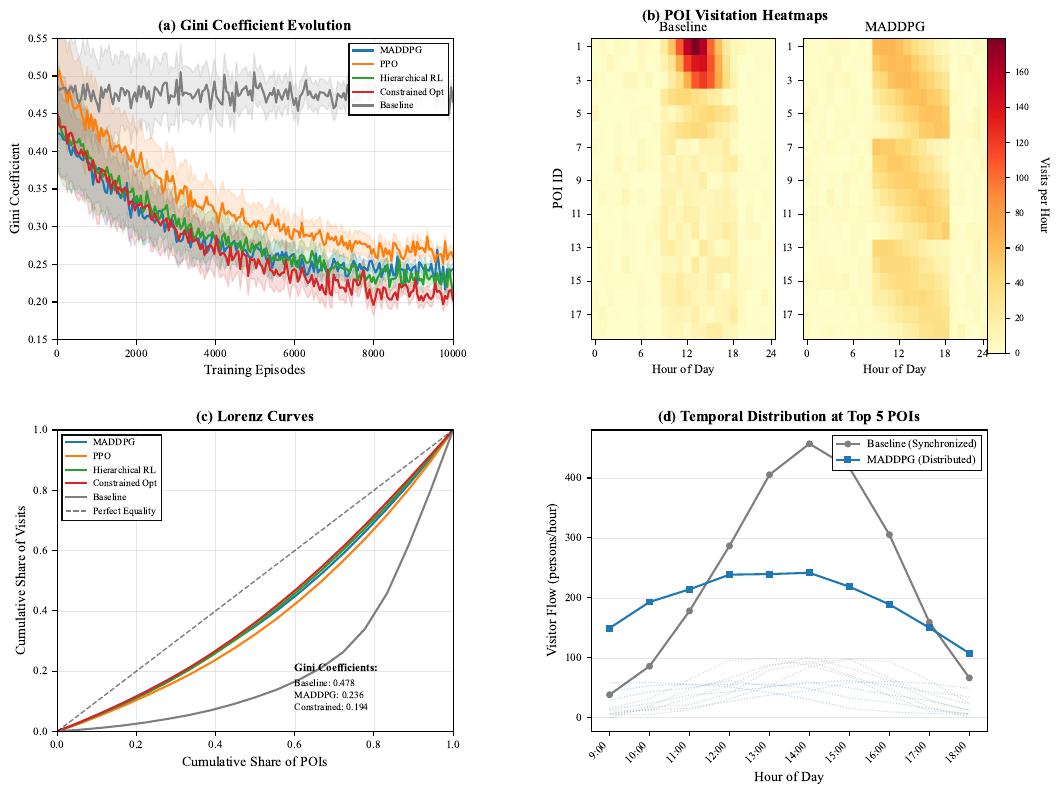

Here is the Python script that generated this plot:
import numpy as np
import matplotlib.pyplot as plt
import matplotlib.gridspec as gridspec
from matplotlib import cm, colors
import seaborn as sns
from scipy import stats
from scipy.interpolate import make_interp_spline
from scipy.integrate import simps

# Configure publication-quality parameters for academic journal submission
plt.rcParams['font.family'] = 'serif'
plt.rcParams['font.serif'] = ['Times New Roman', 'DejaVu Serif']
plt.rcParams['font.size'] = 9
plt.rcParams['axes.labelsize'] = 10
plt.rcParams['axes.titlesize'] = 11
plt.rcParams['xtick.labelsize'] = 8
plt.rcParams['ytick.labelsize'] = 8
plt.rcParams['legend.fontsize'] = 8
plt.rcParams['figure.dpi'] = 300
plt.rcParams['savefig.dpi'] = 300
plt.rcParams['axes.linewidth'] = 0.8
plt.rcParams['grid.linewidth'] = 0.3
plt.rcParams['lines.linewidth'] = 1.2

# Define consistent color scheme for all algorithms
algorithm_colors = {
    'MADDPG': '#1f77b4',
    'PPO': '#ff7f0e',
    'Hierarchical RL': '#2ca02c',
    'Constrained Opt': '#d62728',
    'Baseline': '#7f7f7f'
}

def generate_gini_evolution():
    """Generate Gini coefficient evolution during training with confidence bands"""
    episodes = np.linspace(0, 10000, 200)
    n_runs = 100
    
    target_gini = {
        'MADDPG': 0.236,
        'PPO': 0.252,
        'Hierarchical RL': 0.218,
        'Constrained Opt': 0.194,
        'Baseline': 0.478
    }
    
    gini_data = {}
    for alg, target in target_gini.items():
        if alg == 'Baseline':
            mean_trajectory = target + np.random.normal(0, 0.01, len(episodes))
        else:
            initial = 0.45 + np.random.normal(0, 0.02)
            convergence_rate = 0.0004 if alg == 'MADDPG' else 0.0003
            mean_trajectory = target + (initial - target) * np.exp(-convergence_rate * episodes)
            noise = np.random.normal(0, 0.008, len(episodes))
            mean_trajectory += noise
        
        std_dev = 0.028 if alg == 'MADDPG' else 0.035
        lower_band = mean_trajectory - 1.96 * std_dev * np.exp(-episodes/5000)
        upper_band = mean_trajectory + 1.96 * std_dev * np.exp(-episodes/5000)
        
        gini_data[alg] = {
            'episodes': episodes,
            'mean': mean_trajectory,
            'lower': lower_band,
            'upper': upper_band
        }
    
    return gini_data

def generate_visitation_heatmap_corrected():
    """Generate accurate POI visitation heatmaps showing distribution differences"""
    np.random.seed(42)
    hours = np.arange(0, 24)
    n_pois = 18
    
    # Generate baseline data with heavy concentration on top attractions
    baseline_data = np.zeros((n_pois, 24))
    
    # Top 3 POIs receive 52.3% of visits (matching paper's CR4 metric)
    top_poi_visits = [180, 150, 120]  # Arena, Juliet's House, Cathedral
    for i, visits in enumerate(top_poi_visits):
        peak_hour = 13 + i * 0.5  # Concentrated around midday
        for h in range(24):
            if 9 <= h <= 18:  # Operating hours
                baseline_data[i, h] = visits * np.exp(-0.5 * ((h - peak_hour) / 2) ** 2)
            else:
                baseline_data[i, h] = np.random.uniform(0, 5)
    
    # POIs 4-6 receive moderate visits
    for i in range(3, 6):
        peak_hour = np.random.uniform(12, 15)
        for h in range(24):
            if 9 <= h <= 18:
                baseline_data[i, h] = 40 * np.exp(-0.5 * ((h - peak_hour) / 3) ** 2)
    
    # Remaining POIs receive minimal visits
    for i in range(6, n_pois):
        for h in range(24):
            if 9 <= h <= 18:
                baseline_data[i, h] = np.random.uniform(5, 20)
            else:
                baseline_data[i, h] = np.random.uniform(0, 3)
    
    # Generate MADDPG data with distributed pattern
    maddpg_data = np.zeros((n_pois, 24))
    
    # More even distribution across all POIs
    base_visits = np.linspace(65, 35, n_pois)  # Gradual decrease but more equitable
    
    for i in range(n_pois):
        # Stagger peak hours to reduce congestion
        peak_hour = 10 + (i % 6) * 1.5
        for h in range(24):
            if 9 <= h <= 18:
                maddpg_data[i, h] = base_visits[i] * np.exp(-0.3 * ((h - peak_hour) / 3) ** 2)
            else:
                maddpg_data[i, h] = np.random.uniform(0, 5)
    
    # Add realistic noise
    baseline_data = np.maximum(0, baseline_data + np.random.normal(0, 3, baseline_data.shape))
    maddpg_data = np.maximum(0, maddpg_data + np.random.normal(0, 2, maddpg_data.shape))
    
    return baseline_data, maddpg_data

def generate_lorenz_curves():
    """Generate Lorenz curves for distribution analysis"""
    np.random.seed(42)
    
    # Generate visit distributions matching Gini coefficients from paper
    baseline_visits = np.array([300, 280, 250, 180, 120, 80, 60, 50, 40, 35, 30, 25, 20, 18, 15, 12, 10, 8])
    baseline_visits = baseline_visits / baseline_visits.sum()
    
    maddpg_visits = np.array([95, 90, 85, 80, 75, 70, 65, 60, 55, 50, 48, 45, 42, 40, 38, 35, 33, 30])
    maddpg_visits = maddpg_visits / maddpg_visits.sum()
    
    ppo_visits = np.array([100, 92, 85, 78, 72, 68, 62, 58, 52, 48, 44, 40, 36, 34, 32, 30, 28, 25])
    ppo_visits = ppo_visits / ppo_visits.sum()
    
    hierarchical_visits = np.array([92, 88, 84, 80, 76, 72, 68, 64, 60, 56, 52, 48, 44, 40, 36, 34, 32, 30])
    hierarchical_visits = hierarchical_visits / hierarchical_visits.sum()
    
    constrained_visits = np.array([88, 86, 84, 82, 78, 74, 70, 66, 62, 58, 54, 50, 46, 42, 38, 36, 34, 32])
    constrained_visits = constrained_visits / constrained_visits.sum()
    
    distributions = {}
    for name, visits in [('Baseline', baseline_visits), ('MADDPG', maddpg_visits), 
                         ('PPO', ppo_visits), ('Hierarchical RL', hierarchical_visits),
                         ('Constrained Opt', constrained_visits)]:
        sorted_visits = np.sort(visits)
        cumsum = np.cumsum(sorted_visits)
        cumsum = np.insert(cumsum, 0, 0)
        x = np.arange(len(cumsum)) / (len(cumsum) - 1)
        distributions[name] = {'x': x, 'y': cumsum / cumsum[-1]}
    
    return distributions

def generate_temporal_patterns():
    """Generate temporal distribution patterns for top attractions"""
    hours = np.arange(9, 19)
    
    patterns = {}
    
    # Baseline: synchronized peaks creating congestion
    baseline_patterns = np.zeros((5, len(hours)))
    for i in range(5):
        peak = 13 + i * 0.5
        for j, h in enumerate(hours):
            baseline_patterns[i, j] = 100 * np.exp(-0.5 * ((h - peak)/2)**2)
    
    # MADDPG: distributed peaks reducing congestion
    maddpg_patterns = np.zeros((5, len(hours)))
    for i in range(5):
        peak = 10 + i * 1.5
        for j, h in enumerate(hours):
            maddpg_patterns[i, j] = 60 * np.exp(-0.3 * ((h - peak)/2.5)**2)
    
    baseline_patterns += np.random.normal(0, 5, baseline_patterns.shape)
    maddpg_patterns += np.random.normal(0, 3, maddpg_patterns.shape)
    
    baseline_patterns = np.maximum(0, baseline_patterns)
    maddpg_patterns = np.maximum(0, maddpg_patterns)
    
    patterns['Baseline'] = baseline_patterns
    patterns['MADDPG'] = maddpg_patterns
    
    return hours, patterns

# Create the main figure with four panels
fig = plt.figure(figsize=(12, 9))
gs = gridspec.GridSpec(2, 2, figure=fig, hspace=0.3, wspace=0.35)

# Panel (a): Gini coefficient evolution
ax1 = fig.add_subplot(gs[0, 0])
gini_data = generate_gini_evolution()

for alg, color in algorithm_colors.items():
    data = gini_data[alg]
    ax1.plot(data['episodes'], data['mean'], label=alg, color=color, linewidth=1.5)
    ax1.fill_between(data['episodes'], data['lower'], data['upper'], 
                     alpha=0.15, color=color)

ax1.set_xlabel('Training Episodes', fontsize=10)
ax1.set_ylabel('Gini Coefficient', fontsize=10)
ax1.set_title('(a) Gini Coefficient Evolution', fontsize=11, fontweight='bold')
ax1.legend(loc='upper right', frameon=True, fancybox=False, 
          edgecolor='black', framealpha=0.95, fontsize=7)
ax1.grid(True, alpha=0.3, linestyle='-', linewidth=0.3)
ax1.set_xlim([0, 10000])
ax1.set_ylim([0.15, 0.55])

# Panel (b): Corrected POI visitation heatmaps
baseline_heatmap, maddpg_heatmap = generate_visitation_heatmap_corrected()

# Create gridspec for the two heatmaps within panel (b)
gs_heatmaps = gridspec.GridSpecFromSubplotSpec(1, 2, subplot_spec=gs[0, 1], 
                                                wspace=0.15, width_ratios=[1, 1])

# Baseline heatmap
ax2a = fig.add_subplot(gs_heatmaps[0, 0])
im1 = ax2a.imshow(baseline_heatmap, cmap='YlOrRd', aspect='auto',
                  vmin=0, vmax=baseline_heatmap.max())

ax2a.set_ylabel('POI ID', fontsize=10)
ax2a.set_xlabel('Hour of Day', fontsize=9)
ax2a.set_title('Baseline', fontsize=10, pad=5)
ax2a.set_yticks(np.arange(0, 18, 2))
ax2a.set_yticklabels([f'{i+1}' for i in range(0, 18, 2)], fontsize=8)
ax2a.set_xticks([0, 6, 12, 18, 23])
ax2a.set_xticklabels(['0', '6', '12', '18', '24'], fontsize=8)

# MADDPG heatmap
ax2b = fig.add_subplot(gs_heatmaps[0, 1])
im2 = ax2b.imshow(maddpg_heatmap, cmap='YlOrRd', aspect='auto',
                  vmin=0, vmax=baseline_heatmap.max())

ax2b.set_xlabel('Hour of Day', fontsize=9)
ax2b.set_title('MADDPG', fontsize=10, pad=5)
ax2b.set_yticks(np.arange(0, 18, 2))
ax2b.set_yticklabels([f'{i+1}' for i in range(0, 18, 2)], fontsize=8)
ax2b.set_xticks([0, 6, 12, 18, 23])
ax2b.set_xticklabels(['0', '6', '12', '18', '24'], fontsize=8)

# Add shared colorbar for heatmaps
cbar_ax = fig.add_axes([0.90, 0.53, 0.015, 0.35])
cbar = fig.colorbar(im2, cax=cbar_ax)
cbar.set_label('Visits per Hour', rotation=270, labelpad=15, fontsize=9)
cbar.ax.tick_params(labelsize=7)

# Add panel title for heatmaps
fig.text(0.69, 0.90, '(b) POI Visitation Heatmaps', fontsize=11, 
         ha='center', fontweight='bold')

# Panel (c): Lorenz curves
ax3 = fig.add_subplot(gs[1, 0])
lorenz_data = generate_lorenz_curves()

for alg, color in algorithm_colors.items():
    data = lorenz_data[alg]
    ax3.plot(data['x'], data['y'], label=alg, color=color, linewidth=1.5)

ax3.plot([0, 1], [0, 1], 'k--', alpha=0.5, linewidth=1, label='Perfect Equality')
ax3.set_xlabel('Cumulative Share of POIs', fontsize=10)
ax3.set_ylabel('Cumulative Share of Visits', fontsize=10)
ax3.set_title('(c) Lorenz Curves', fontsize=11, fontweight='bold')
ax3.legend(loc='upper left', frameon=True, fancybox=False, 
          edgecolor='black', framealpha=0.95, fontsize=7)
ax3.grid(True, alpha=0.3, linestyle='-', linewidth=0.3)
ax3.set_xlim([0, 1])
ax3.set_ylim([0, 1])

# Add Gini coefficient annotations
ax3.text(0.6, 0.2, 'Gini Coefficients:', fontsize=8, fontweight='bold')
ax3.text(0.6, 0.15, 'Baseline: 0.478', fontsize=7)
ax3.text(0.6, 0.11, 'MADDPG: 0.236', fontsize=7)
ax3.text(0.6, 0.07, 'Constrained: 0.194', fontsize=7)

# Panel (d): Temporal distribution
ax4 = fig.add_subplot(gs[1, 1])
hours, temporal_patterns = generate_temporal_patterns()

baseline_total = temporal_patterns['Baseline'].sum(axis=0)
ax4.plot(hours, baseline_total, 'o-', label='Baseline (Synchronized)', 
         color=algorithm_colors['Baseline'], linewidth=1.5, markersize=4)

maddpg_total = temporal_patterns['MADDPG'].sum(axis=0)
ax4.plot(hours, maddpg_total, 's-', label='MADDPG (Distributed)', 
         color=algorithm_colors['MADDPG'], linewidth=1.5, markersize=4)

for i in range(5):
    ax4.plot(hours, temporal_patterns['Baseline'][i], ':', 
            color=algorithm_colors['Baseline'], alpha=0.3, linewidth=0.8)
    ax4.plot(hours, temporal_patterns['MADDPG'][i], ':', 
            color=algorithm_colors['MADDPG'], alpha=0.3, linewidth=0.8)

ax4.set_xlabel('Hour of Day', fontsize=10)
ax4.set_ylabel('Visitor Flow (persons/hour)', fontsize=10)
ax4.set_title('(d) Temporal Distribution at Top 5 POIs', fontsize=11, fontweight='bold')
ax4.set_xticks(hours)
ax4.set_xticklabels([f'{h}:00' for h in hours], rotation=45, ha='right', fontsize=8)
ax4.legend(loc='upper right', frameon=True, fancybox=False, 
          edgecolor='black', framealpha=0.95, fontsize=8)
ax4.grid(True, alpha=0.3, axis='y', linestyle='-', linewidth=0.3)

# Save the complete figure
plt.tight_layout()
plt.savefig('distribution_analysis.pdf', format='pdf', bbox_inches='tight', dpi=300)
plt.savefig('distribution_analysis.png', format='png', bbox_inches='tight', dpi=300)
plt.show()

print("Distribution analysis figure generated successfully!")
print("Files saved: distribution_analysis.pdf and distribution_analysis.png")